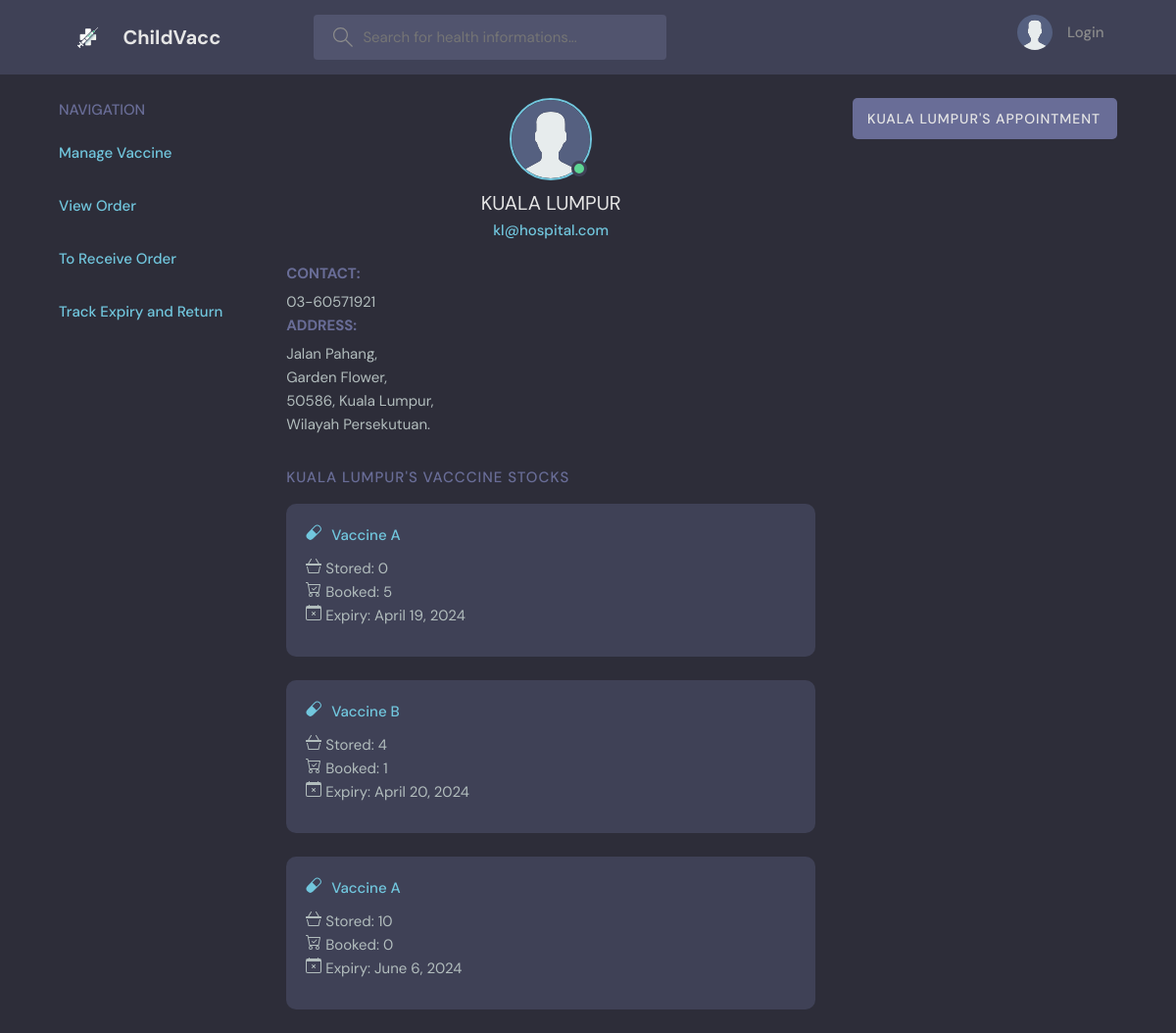
Screenshot of /profile-hospital/3 with the database file from the repository.
### base/models.py (models this page shows, shortened)
class User(AbstractUser):
    email = models.EmailField(unique=True)
    username = models.CharField(max_length=150, unique=True)
    avatar = models.ImageField(null=True, default="avatar.svg")
    contact = models.CharField(max_length=12, null=True)
    address1 = models.CharField(max_length=30)
    address2 = models.CharField(max_length=30)
    postcode = models.CharField(max_length=5)
    city = models.CharField(max_length=30)
    state = models.CharField(max_length=20)
    class Types(models.TextChoices):
        PARENT = "PARENT", "Parent"
        HOSPITAL = "HOSPITAL", "Hospital"
        ADMIN = "ADMIN", "Admin"
        VACCINESUPPLIER = "VACCINESUPPLIER", "VaccineSupplier"
    type = models.CharField(max_length=50, choices=Types.choices, default=Types.ADMIN)
    class Status(models.TextChoices):
        APPROVED = "APPROVED", "Approved"
        PENDING = "PENDING", "Pending"
        RESTRICTED = "RESTRICTED", "Restricted"
    status = models.CharField(max_length=50, choices=Status.choices, default=Status.PENDING)
    class Meta:
        ordering = ['username']
    USERNAME_FIELD = 'email'
    REQUIRED_FIELDS = ['username', 'type']

class HospitalVaccine(models.Model):
    hospital = models.ForeignKey(Hospital, on_delete=models.CASCADE)
    vaccine = models.ForeignKey(Vaccine, on_delete=models.CASCADE)
    stored = models.IntegerField()
    booked = models.IntegerField(default=0)
    expiry = models.DateField(null=True)
    class Status(models.TextChoices):
        TOSHIP = "TOSHIP", "ToShip"
        TORECEIVE = "TORECEIVE", "ToReceive"
        COMPLETED = "COMPLETED", "Completed"
        EXPIRED = "EXPIRED", "Expired"
    status = models.CharField(max_length=50, choices=Status.choices, default=Status.TOSHIP)
    class Meta:
        ordering = ['expiry', 'status', 'vaccine']

class Vaccine(models.Model):
    name = models.CharField(max_length=30)
    description = models.TextField(null=True, blank=True)
    startage = models.IntegerField()
    endage = models.IntegerField()
    def __str__(self):
        return self.name

### base/views.py (the view)
# urls.py: path('profile-hospital/<str:pk>', views.hospitalProfilePage, name="profile-hospital"),
def hospitalProfilePage(request, pk):
    user = User.objects.get(id=pk)
    hospitalvaccines = HospitalVaccine.objects.filter(hospital=user)
    appointments = Appointment.objects.filter(
        hospitalvaccine__in = hospitalvaccines,
        status="SCHEDULED"
        )[0:5]
    context = {'user': user, 'hospitalvaccines': hospitalvaccines, 'appointments': appointments}
    return render(request, 'base/profile_hospital.html', context)

### base/templates/base/profile_hospital.html (shortened to what this page needs)
{% extends 'main.html' %}
{% block content %}
  <main class="profile-page layout layout--3">
    <div class="container">
      {% if request.user.type == 'PARENT' %}
          {% include 'base/nav_parent.html' %}
      {% elif request.user.type == 'ADMIN' %}
          {% include 'base/nav_admin.html' %}
      {% elif request.user.type == 'HOSPITAL' %}
          {% include 'base/nav_hospital.html' %}
      {% else %}
          {% include 'base/nav_vaccinesupplier.html' %}
      {% endif %}
      <div class="roomList">
        <div class="profile">
          <div class="profile__avatar">
            <div class="avatar avatar--large active">
              <img src="{{user.avatar.url}}" />
            </div>
          </div>
          <div class="profile__info">
            <h3>{{user.username}}</h3>
            <p>{{user.email}}</p>
          </div>
          {% if user.status == 'PENDING' %}
          <div class="profile__about">
            <h3>Please verify this hospital manually</h3>
          </div>
          {% else %}
          <div class="profile__about">
            <h3>Contact: </h3>
            <p>
              {{user.contact}}
            </p>
            <h3>Address: </h3>
            <p>{{user.address1}},</p>
            <p>{{user.address2}},</p>
            <p>{{user.postcode}}, {{user.city}},</p>
            <p>{{user.state}}.</p>
          </div>
          {% endif %}
        </div>
        {% if user.status == 'APPROVED' %}
          <div class="roomList__header">
            <div>
              <h2>{{user.username}}'s Vacccine Stocks</a>
              </h2>
            </div>
          </div>
          {% for hospitalvaccine in hospitalvaccines %}
          <div class="roomListRoom">
              <div class="roomListRoom__header">
                <a href="#" class="roomListRoom__author">
                  <div>
                    <svg xmlns="http://www.w3.org/2000/svg" width="16" height="16" fill="currentColor" class="bi bi-capsule" viewBox="0 0 16 16">
                      <path d="M1.828 8.9 8.9 1.827a4 4 0 1 1 5.657 5.657l-7.07 7.071A4 4 0 1 1 1.827 8.9Zm9.128.771 2.893-2.893a3 3 0 1 0-4.243-4.242L6.713 5.429z"/>
                    </svg>
                  </div>
                  <span>Vaccine {{hospitalvaccine.vaccine}}</span>
                </a>
              </div>
              <div class="roomListRoom__content">
                <div>
                  <span>Stored: {{hospitalvaccine.stored}}</span>
                </div>
                <div>
                  <span>Booked: {{hospitalvaccine.booked}}</span>
                </div>
                <div>
                  <span>Expiry: {{hospitalvaccine.expiry}}</span>
                </div>
              </div>
          </div>
        {% endfor %}
        {% endif %}
      </div>
      {% include 'base/view_appointment_hospital.html' %}
    </div>
  </main>
{% endblock content %}

### templates/main.html (shortened to what this page needs)
<!DOCTYPE html>
{% load static %}
<html lang="en">
  <head>
    <link rel="stylesheet" href="{% static 'styles/style.css' %}" />
  </head>
  <body>
    {% include 'navbar.html' %}
    {% block content %}
    {% endblock %}
  </body>
</html>

### templates/navbar.html (shortened to what this page needs)
{% load static %}
<header class="header header--loggedIn">
    <div class="container">
      <a href="{% url 'home' %}" class="header__logo">
        <img src="{% static 'images/logo.png' %}" />
        <h1>ChildVacc</h1>
      </a>
      <form class="header__search" method="GET" action="{% url 'home' %}">
        <label>
          <input name="q" placeholder="Search for health informations..." />
        </label>
      </form>
      <nav class="header__menu">
        {% if request.user.is_authenticated %}
        <div class="header__user">
          {% if user.type == 'PARENT' %}
            <a href="{% url 'profile-parent' user.id %}">
              <div class="avatar avatar--medium active">
                <img src="{{user.avatar.url}}" />
              </div>
              <p>{{request.user.username}} <span>{{request.user.email}}</span></p>
            </a>
          {% elif user.type == 'HOSPITAL' %}
          <a href="{% url 'profile-hospital' user.id %}">
            <div class="avatar avatar--medium active">
              <img src="{{user.avatar.url}}" />
            </div>
            <p>{{request.user.username}} <span>{{request.user.email}}</span></p>
          </a>
          {% elif user.type == 'ADMIN' %}
          <a href="{% url 'profile-admin' user.id %}">
            <div class="avatar avatar--medium active">
              <img src="{{user.avatar.url}}" />
            </div>
            <p>{{request.user.username}} <span>{{request.user.email}}</span></p>
          </a>
          {% else %}
          <a href="#">
            <div class="avatar avatar--medium active">
              <img src="{{user.avatar.url}}" />
            </div>
            <p>{{request.user.username}} <span>{{request.user.email}}</span></p>
          </a>
          {% endif %}
          <button class="dropdown-button">
            <svg version="1.1" xmlns="http://www.w3.org/2000/svg" width="32" height="32" viewBox="0 0 32 32">
              <title>chevron-down</title>
              <path d="M16 21l-13-13h-3l16 16 16-16h-3l-13 13z"></path>
            </svg>
          </button>
        </div>
        {% else %}
        <a href="{% url 'login' %}">
          <img src="{% static 'images/avatar.svg' %}" />
          <p>Login</p>
        </a>
        {% endif %}
      </nav>
    </div>
  </header>

### base/templates/base/nav_vaccinesupplier.html
<div class="topics">
    <div class="topics__header">
      <h2>Navigation</h2>
    </div>
    <ul class="topics__list">
      <li>
        <a href="{% url 'manage-vaccine' %}" class="active">Manage Vaccine</a>
      </li>
      <li>
        <a href="{% url 'view-vaccine-order' %}" class="active">View Order</a>
      </li>
      <li>
        <a href="{% url 'to-receive-order' %}" class="active">To Receive Order</a>
      </li>
      <li>
        <a href="{% url 'track-expired-stock' %}" class="active">Track Expiry and Return</a>
      </li>
    </ul>
  </div>

### base/templates/base/view_appointment_hospital.html (shortened to what this page needs)
{% if request.user.type != 'PARENT' %}
    <div class="activities">
        <div class="activities__header">
            <h2>{{user.username}}'s Appointment</h2>
        </div>
    </div>
{% endif %}

### rows the page displays
User: avatar (placeholder picture), username "KUALA LUMPUR", email "kl@hospital.com", contact "03-60571921", address1 "Jalan Pahang", address2 "Garden Flower", postcode "50586", city "Kuala Lumpur", state "Wilayah Persekutuan"
HospitalVaccine: vaccine "A", stored "0", booked "5", expiry "April 19, 2024"
HospitalVaccine: vaccine "B", stored "4", booked "1", expiry "April 20, 2024"
HospitalVaccine: vaccine "A", stored "10", booked "0", expiry "June 6, 2024"
